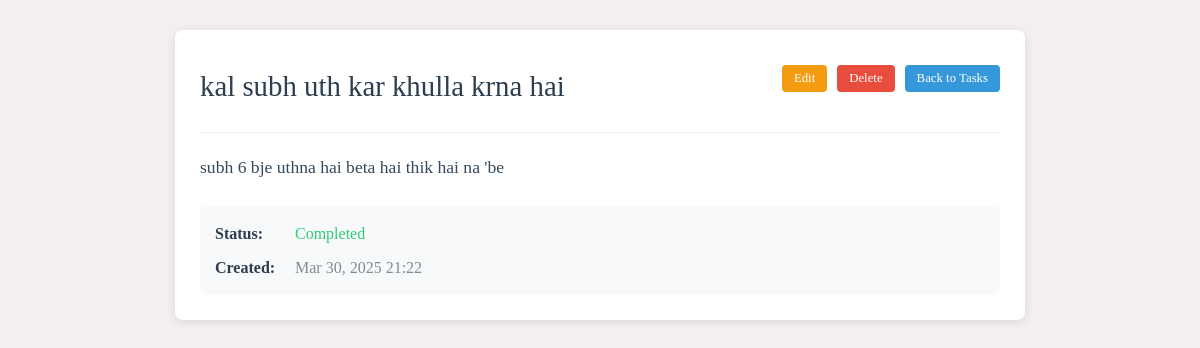
/task/10/ (signed in), run on the app's committed database.
### base/models.py (models this page shows, shortened)
class Task(models.Model):
    user = models.ForeignKey(
        User,on_delete=models.CASCADE,null=True,blank=True)
    title = models.CharField(max_length=200)
    description = models.TextField(null=True,blank=True)
    complete = models.BooleanField(default=False)
    created = models.DateTimeField(auto_now_add=True)
    class Meta:
        ordering = ['complete']

### base/views.py (the view)
# urls.py: path('task/<int:pk>/',TaskDetail.as_view(), name='task'),
class TaskDetail(LoginRequiredMixin,DetailView):
    model = Task
    context_object_name = 'task'

### base/templates/base/task_detail.html
{% extends 'base/main.html' %}
{% load static %}
{% block style %}
    <link rel="stylesheet" href="{% static 'base/task_detail.css' %}">
{% endblock style %}
{% block content %}
<div class="task-detail-container">
    <div class="task-header">
        <h2 class="task-title">{{ task.title }}</h2>
        <div class="task-actions">
            <a href="{% url 'task-update' task.id %}" class="edit-btn">Edit</a>
            <a href="{% url 'task-delete' task.id %}" class="delete-btn">Delete</a>
            <a href="{% url 'tasks' %}" class="back-btn">Back to Tasks</a>
        </div>
    </div>
    <div class="task-content">
        <p class="task-description">{{ task.description }}</p>
        <div class="task-meta">
            <div class="meta-item">
                <span class="meta-label">Status:</span>
                <span class="meta-value {% if task.complete %}complete{% else %}incomplete{% endif %}">
                    {% if task.complete %}Completed{% else %}Pending{% endif %}
                </span>
            </div>
            <div class="meta-item">
                <span class="meta-label">Created:</span>
                <span class="meta-value">{{ task.created|date:"M d, Y H:i" }}</span>
            </div>
        </div>
    </div>
</div>
{% endblock %}

### base/static/base/main.css (style rules this page uses)
body { background: #f3efef; }
.task-actions { display: flex; flex-wrap: wrap; gap: 15px; margin-bottom: 25px; }
.task-title { color: #2c3e50; font-weight: 500; }
.view-btn, .edit-btn, .delete-btn { padding: 6px 10px; border-radius: 4px; text-decoration: none; font-size: 0.8rem; transition: all 0.3s; }
.edit-btn { background-color: #f39c12; color: white; }
.delete-btn { background-color: #ee6253; color: white; }

### base/static/base/task_detail.css (style rules this page uses)
.task-detail-container { max-width: 800px; margin: 30px auto; padding: 25px; background: #fff; border-radius: 8px; box-shadow: 0 2px 10px rgba(0, 0, 0, 0.1); }
.task-header { display: flex; justify-content: space-between; align-items: center; flex-wrap: wrap; margin-bottom: 20px; padding-bottom: 15px; border-bottom: 1px solid #eee; }
.task-title { color: #2c3e50; margin: 0; font-size: 1.8rem; word-break: break-word; }
.task-actions { display: flex; gap: 10px; margin-top: 10px; }
.task-content { line-height: 1.6; }
.task-description { color: #34495e; font-size: 1.1rem; margin-bottom: 25px; white-space: pre-line; word-break: break-word; }
.task-meta { background: #f8f9fa; padding: 15px; border-radius: 6px; }
.meta-item { display: flex; margin-bottom: 8px; }
.meta-item:last-child { margin-bottom: 0; }
.meta-label { font-weight: 600; color: #2c3e50; min-width: 80px; }
.meta-value { color: #7f8c8d; }
.meta-value.complete { color: #2ecc71; font-weight: 500; }
.edit-btn { padding: 6px 12px; background-color: #f39c12; color: white; border-radius: 4px; text-decoration: none; font-size: 0.8rem; }
.delete-btn { padding: 6px 12px; background-color: #e74c3c; color: white; border-radius: 4px; text-decoration: none; font-size: 0.8rem; }
.back-btn { padding: 6px 12px; background-color: #3498db; color: white; border-radius: 4px; text-decoration: none; font-size: 0.8rem; }

### data on the page
Task: title "kal subh uth kar khulla krna hai", description "subh 6 bje uthna hai beta hai thik hai na 'be", created "Mar 30, 2025 21:22"
